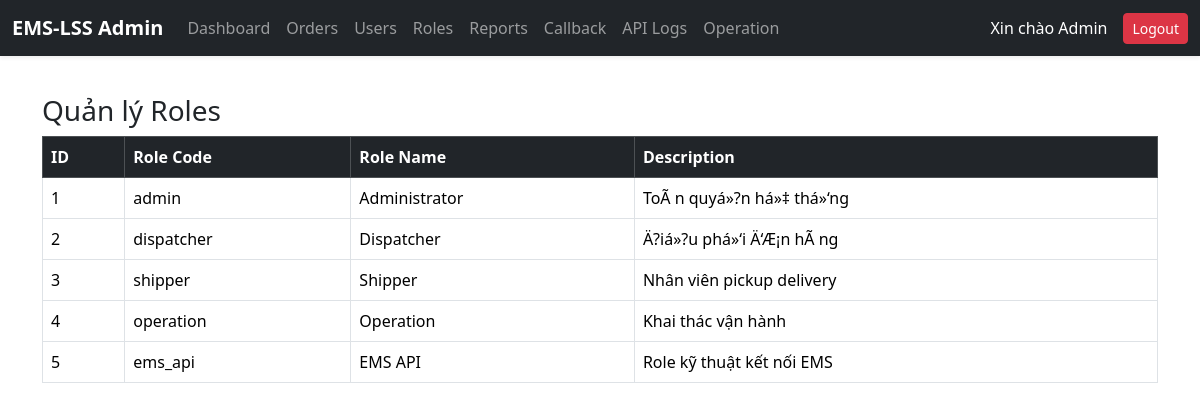
/modules/admin/admin_roles.php, run on an earlier commit of the app's database.
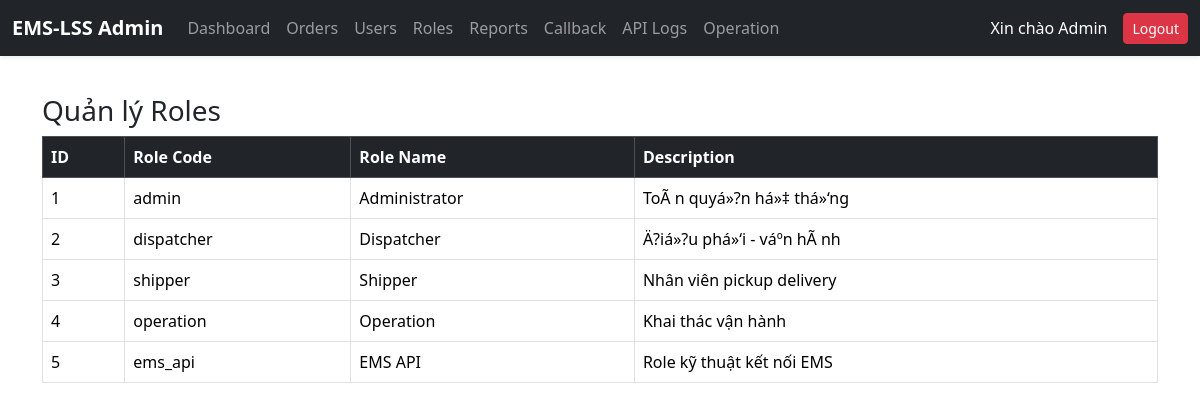
And on a later commit of the database.
### tables this page shows
CREATE TABLE `emslss_roles` (
  `id` int(11) NOT NULL AUTO_INCREMENT,
  `role_code` varchar(50) DEFAULT NULL,
  `role_name` varchar(100) DEFAULT NULL,
  `description` text DEFAULT NULL,
  PRIMARY KEY (`id`),
  UNIQUE KEY `role_code` (`role_code`)
);

### modules/admin/admin_roles.php (the view, shortened to what this page needs)
<?php
require_once __DIR__ . '/../../config/db.php';
$roles = $conn->query("SELECT * FROM emslss_roles ORDER BY id ASC");
?>
<!DOCTYPE html>
<html lang="vi">
<head>
<link href="https://cdn.jsdelivr.net/npm/bootstrap@5.3.2/dist/css/bootstrap.min.css" rel="stylesheet">
</head>
<body>
<?php include __DIR__.'/../../templates/admin_topbar.php'; ?>
<div class="container mt-4">
<h3>Quản lý Roles</h3>
<table class="table table-bordered">
<tr class="table-dark">
<th>ID</th>
<th>Role Code</th>
<th>Role Name</th>
<th>Description</th>
</tr>
<?php while($r = $roles->fetch_assoc()): ?>
<tr>
<td><?= $r['id'] ?></td>
<td><?= htmlspecialchars($r['role_code']) ?></td>
<td><?= htmlspecialchars($r['role_name']) ?></td>
<td><?= htmlspecialchars($r['description']) ?></td>
</tr>
<?php endwhile; ?>
</table>
</div>
</body>
</html>

### templates/admin_topbar.php (shortened to what this page needs)
<nav class="navbar navbar-expand-lg navbar-dark bg-dark fixed-top shadow-sm">
    <div class="container-fluid">
        <a class="navbar-brand fw-bold" href="admin_dashboard_realtime.php">
            EMS-LSS Admin
        </a>
        <div class="collapse navbar-collapse" id="adminNavbar">
            <ul class="navbar-nav me-auto">
                <li class="nav-item">
                    <a class="nav-link" href="admin_dashboard_realtime.php">Dashboard</a>
                </li>
                <li class="nav-item">
                    <a class="nav-link" href="dashboard.php">Orders</a>
                </li>
                <li class="nav-item">
                    <a class="nav-link" href="admin_users.php">Users</a>
                </li>
                <li class="nav-item">
                    <a class="nav-link" href="admin_roles.php">Roles</a>
                </li>
                <li class="nav-item">
                    <a class="nav-link" href="admin_reports.php">Reports</a>
                </li>
                <li class="nav-item">
                    <a class="nav-link" href="callback_monitor.php">Callback</a>
                </li>
                <li class="nav-item">
                    <a class="nav-link" href="api_logs.php">API Logs</a>
                </li>
                <li class="nav-item">
                    <a class="nav-link" href="operation_dashboard.php">Operation</a>
                </li>
            </ul>
            <span class="navbar-text text-white me-3">
                Xin chào <?= $_SESSION['full_name'] ?? 'Admin' ?>
            </span>
            <a href="logout.php" class="btn btn-sm btn-danger">Logout</a>
        </div>
    </div>
</nav>
<div style="height:70px;"></div>

What changed in the data, as far as the page shows it:
changed emslss_roles "dispatcher": description "Ä?iá»?u phá»‘i Ä‘Æ¡n hÃ ng" → "Ä?iá»?u phá»‘i - váº­n hÃ nh"
